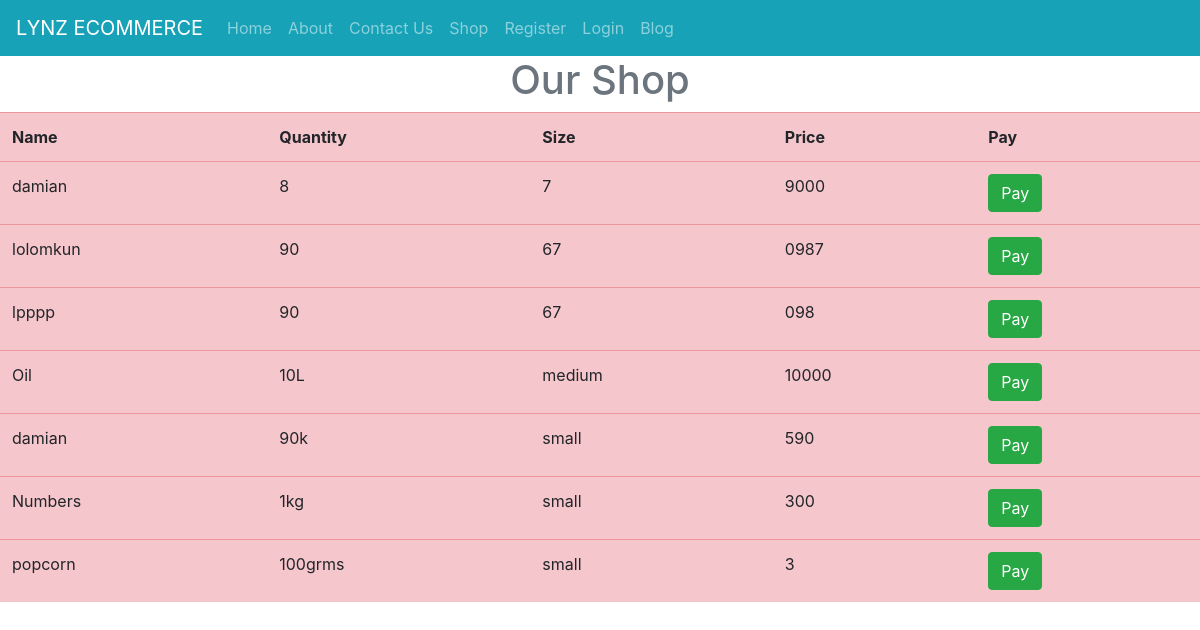
The app's page /shop/ with its own data.
### aloneDjangoHtmlForm/models.py (models this page shows)
class Product(models.Model):
    name = models.CharField(max_length=30, blank=False, null=False)
    qnty = models.CharField(max_length=30, blank=False, null=False)
    size = models.CharField(max_length=25, blank=False, null=False)
    price = models.CharField(max_length=20, blank=False, null=False)

### aloneDjangoHtmlForm/views.py (the view)
# urls.py: path('shop/', user_views.shop, name='shop'),
def shop(request):
    all_products = Product.objects.all()
    context = {"all_products": all_products}
    return render(request, 'shop.html', context)

### templates/shop.html
{% extends 'master.html' %}
{% load static %}
{% block content %}
    <div>
        <h1 class="text-secondary text-center"> Our Shop</h1>
        <table class="table table-hover table-danger">
            <tr>
                <th>Name</th>
                <th>Quantity</th>
                <th>Size</th>
                <th>Price</th>
                <th>Pay</th>
            </tr>
            {% for product in all_products %}
                <tr>
                    <td>{{ product.name }}</td>
                    <td>{{ product.qnty }}</td>
                    <td>{{ product.size }}</td>
                    <td>{{ product.price }}</td>
                    <td><a class="btn btn-success" href="/pay/{{ product.id }}">Pay</a></td>
                </tr>
            {% endfor %}
        </table>
    </div>
{% endblock %}

### templates/master.html (shortened to what this page needs)
<!DOCTYPE html>
<html lang="en">
<head>
    {% load static %}
    {% load crispy_forms_tags %}
    <link rel="stylesheet" href="{% static 'bootstrap/css/bootstrap.css' %}">
    <link rel="stylesheet" href="{% static 'bootstrap/css/styles.css' %}">
</head>
<body>
<section>
    <nav class="navbar navbar-expand-md bg-info navbar-dark">
        <a class="navbar-brand" href="{% url 'home-page' %}">LYNZ ECOMMERCE</a>
        <div class="collapse navbar-collapse" id="collapsibleNavbar">
            <ul class="navbar-nav">
                <li class="nav-item">
                    <a class="nav-link" href="{% url 'home-page' %}">Home</a>
                </li>
                <li class="nav-item">
                    <a class="nav-link" href="#">About</a>
                </li>
                <li class="nav-item">
                    <a class="nav-link" href="#">Contact Us</a>
                </li>
                <li class="nav-item">
                    <a class="nav-link" href="{% url 'shop' %}">Shop</a>
                </li>
                {% if user.is_authenticated %}
                    <li class="nav-item">
                        <a class="nav-link" href="{% url 'all-products' %}">Product</a>
                    </li>
                    <li class="nav-item">
                        <a class="nav-link" href="{% url 'add-product-page' %}">Add Product</a>
                    </li>
                    <li class="nav-item">
                        <a class="nav-link" href="{% url 'user-logout' %}">Log out</a>
                    </li>
                {% else %}
                    <li class="nav-item">
                        <a class="nav-link" href="{% url 'user-registration' %}">Register</a>
                    </li>
                    <li class="nav-item">
                        <a class="nav-link" href="{% url 'user-login' %}">Login</a>
                    </li>
                {% endif %}
                <li class="nav-item">
                    <a class="nav-link" href="#">Blog</a>
                </li>
            </ul>
        </div>
    </nav>
</section>
<section>
    {% block content %}
    {% endblock %}
</section>
</body>
</html>

### records on screen
Product: name "damian", qnty "8", size "7", price "9000"
Product: name "lolomkun", qnty "90", size "67", price "0987"
Product: name "lpppp", qnty "90", size "67", price "098"
Product: name "Oil", qnty "10L", size "medium", price "10000"
Product: name "damian", qnty "90k", size "small", price "590"
Product: name "Numbers", qnty "1kg", size "small", price "300"
Product: name "popcorn", qnty "100grms", size "small", price "3"
